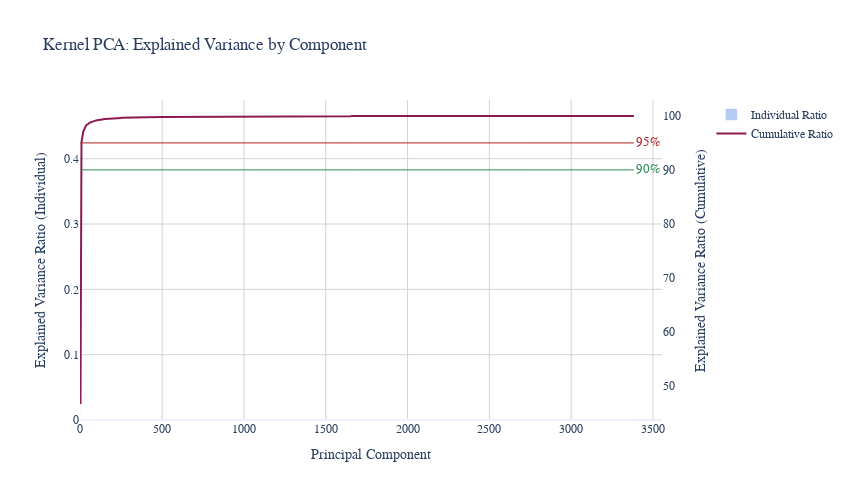

Here is the notebook cell this chart was saved with:
### Code cell
kpca_poly = KernelPCA(
    # n_components=50,
    kernel='poly',
    degree=2,                   # Degree of polynomial (e.g., 2, 3)
    coef0=1,                    # Influences higher-order terms
    gamma=1e-4             # Auto-scales with data variance
)
X_kpca_train = kpca_poly.fit(X_train)
show(kpca_poly)

### Figure 1 — Plotly figure (JSON) as saved in the notebook; plotly's stock layout.template omitted (floating-point values rounded to 4 significant figures; data arrays with more than 128 entries replaced by an {"elided": "..."} marker saying what was removed)
{"data": [{"marker": {"color": "rgba(100, 149, 237, 0.6)"}, "name": "Individual Ratio", "opacity": 0.8, "type": "bar", "x": {"elided": "3383 int values"}, "xaxis": "x", "y": {"elided": "3383 float values"}, "yaxis": "y"}, {"line": {"color": "rgba(128, 0, 64, 0.9)", "width": 2}, "mode": "lines", "name": "Cumulative Ratio", "type": "scatter", "x": {"elided": "3383 int values"}, "xaxis": "x", "y": {"elided": "3383 float values"}, "yaxis": "y2"}], "layout": {"annotations": [{"font": {"color": "#2E8B57", "family": "Arial Black", "size": 13}, "showarrow": false, "text": "90%", "x": 3383, "xanchor": "left", "y": 90, "yref": "y2"}, {"font": {"color": "#B22222", "family": "Arial Black", "size": 13}, "showarrow": false, "text": "95%", "x": 3383, "xanchor": "left", "y": 95, "yref": "y2"}], "font": {"family": "Helvetica", "size": 12}, "height": 500, "hovermode": "x unified", "shapes": [{"line": {"color": "#2E8B57", "width": 1}, "type": "line", "x0": 1, "x1": 3383, "y0": 90, "y1": 90, "yref": "y2"}, {"line": {"color": "#B22222", "width": 1}, "type": "line", "x0": 1, "x1": 3383, "y0": 95, "y1": 95, "yref": "y2"}], "showlegend": true, "title": {"text": "Kernel PCA: Explained Variance by Component"}, "width": 850, "xaxis": {"anchor": "y", "domain": [0, 0.94], "gridcolor": "LightGray", "gridwidth": 1, "showgrid": true, "title": {"text": "Principal Component"}}, "yaxis": {"anchor": "x", "domain": [0, 1], "gridcolor": "LightGray", "gridwidth": 1, "showgrid": true, "title": {"text": "Explained Variance Ratio (Individual)"}}, "yaxis2": {"anchor": "x", "overlaying": "y", "showgrid": false, "side": "right", "title": {"text": "Explained Variance Ratio (Cumulative)"}}}}
